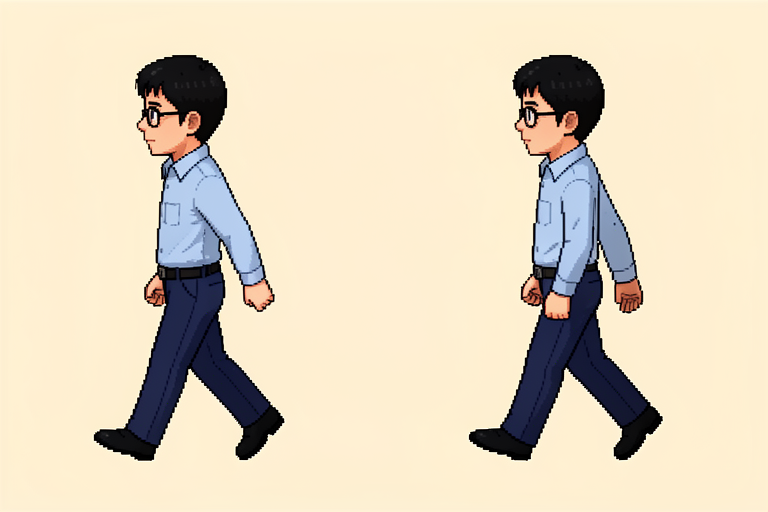
#> input picture materials/analyst-walk.png, 768 x 512 px, given in place of ny-hero-down-left-support-v6.png, which was not available
$ python assemble-hero-v6.py
#> lines starting #> are read from the running program, lines starting #| are printed output that depends on the picture; after the words box and inside, x2 and y2 are one past the last pixel; in counts of white or black regions, pixels touching at a corner belong together; pictures that were not available may be replaced by others from this repository, and a replacement may not be noted
#> `atlas = Image.new("RGBA", (768, 1024))`: atlas: PIL image 768x1024 RGBA; every value is 0
#> in frame, source is the input picture: PIL image 768x512 RGB; mean R, G, B 225.2, 212.8, 190.6
from collections import deque
from pathlib import Path
import hashlib
import json

import numpy as np
from PIL import Image, ImageFilter


ROOT = Path(__file__).resolve().parents[1]
MATERIALS = ROOT / "materials"
OUT = ROOT / "public" / "art"
OUT.mkdir(parents=True, exist_ok=True)


def remove_connected_cream(image: Image.Image) -> Image.Image:
    image = image.convert("RGBA")
    pixels = np.array(image)
    rgb = pixels[:, :, :3].astype(int)
    spread = rgb.max(2) - rgb.min(2)
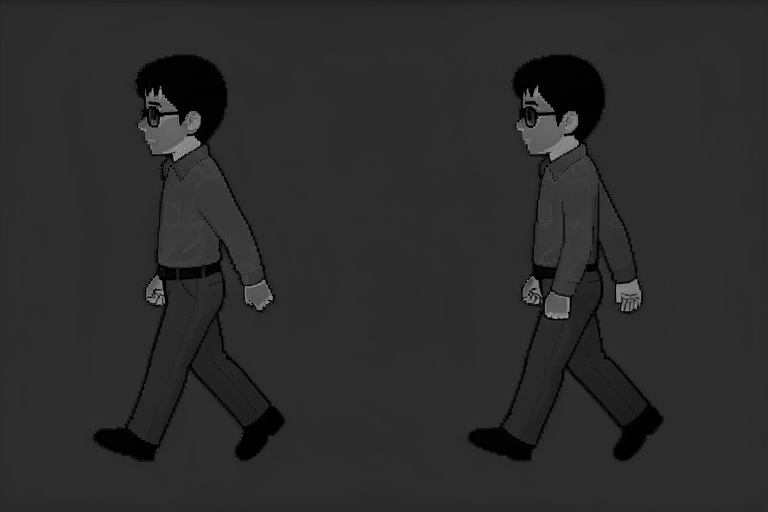
#> spread: shape (512, 768) int64; min 0, max 172, mean 43.5
    cream = (rgb.min(2) > 170) & (spread < 70)
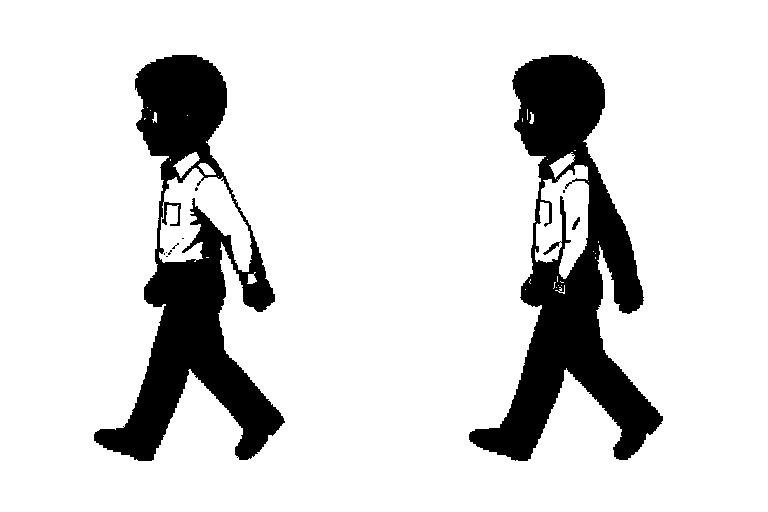
#> cream: shape (512, 768) bool; 85.6% white; 11 black regions (8 under 20 px), largest, box (x1, y1, x2, y2) and area: (469, 55, 663, 461) 28976, (94, 55, 285, 461) 27364, (572, 217, 580, 230) 48
    height, width = cream.shape
#> height = 512; width = 768
    seen = np.zeros((height, width), dtype=bool)
    queue: deque[tuple[int, int]] = deque()

    for x in range(width):
        for y in (0, height - 1):
            if cream[y, x] and not seen[y, x]:
                seen[y, x] = True
                queue.append((x, y))
#> seen: shape (512, 768) bool; 0.39% white in thin lines or dots
    for y in range(height):
        for x in (0, width - 1):
            if cream[y, x] and not seen[y, x]:
                seen[y, x] = True
                queue.append((x, y))
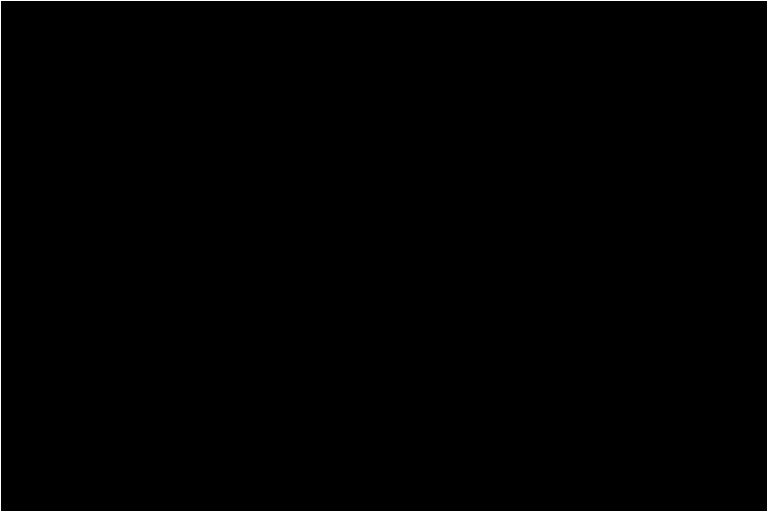
#> seen: shape (512, 768) bool; 0.65% white in thin lines or dots

    while queue:
        x, y = queue.popleft()
        for nx, ny in ((x - 1, y), (x + 1, y), (x, y - 1), (x, y + 1)):
            if 0 <= nx < width and 0 <= ny < height and cream[ny, nx] and not seen[ny, nx]:
                seen[ny, nx] = True
                queue.append((nx, ny))
#> seen: shape (512, 768) bool; 83.1% white; 2 black regions, box (x1, y1, x2, y2) and area: (469, 55, 663, 461) 33260, (94, 55, 285, 461) 33070

    pixels[seen, 3] = 0
    # Generated asset sheets can enclose patches of the same cream backdrop
    # between chair legs or inside a furniture ring. Remove that chroma family
    # everywhere while retaining neutral white papers and screens.
    cream_chroma = (
        (rgb[:, :, 0] > 225)
        & (rgb[:, :, 1] > 215)
        & (rgb[:, :, 2] > 195)
        & ((rgb[:, :, 0] - rgb[:, :, 2]) > 15)
        & ((rgb[:, :, 1] - rgb[:, :, 2]) > 8)
    )
#> cream_chroma: shape (512, 768) bool; 82.9% white; 3 black regions (1 under 20 px), largest, box (x1, y1, x2, y2) and area: (469, 55, 663, 461) 33708, (93, 55, 285, 462) 33543
    pixels[cream_chroma, 3] = 0
#> pixels: shape (512, 768, 4); mean R, G, B, A 225.2, 212.8, 190.6, 43
    image = Image.fromarray(pixels)
    image.putalpha(image.getchannel("A").filter(ImageFilter.MinFilter(3)))
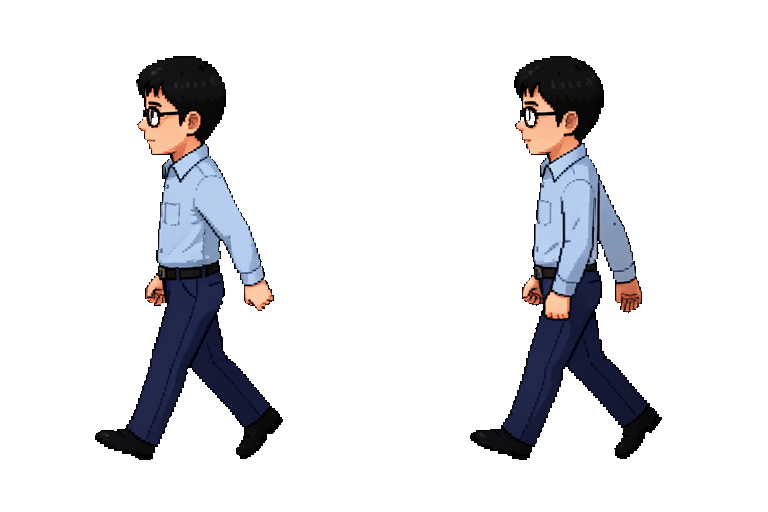
#> image: PIL image 768x512 RGBA; mean R, G, B, A 225.2, 212.8, 190.6, 40.5; transparent parts drawn white
    bounds = image.getbbox()
#> bounds = (95, 56, 662, 460)
    if not bounds:
        raise RuntimeError("Generated frame has no foreground after background removal")
    return image.crop(bounds)


def frame(source_id: str, mirror: bool = False) -> tuple[Image.Image, dict]:
    source_path = MATERIALS / f"{source_id}.png"
    meta_path = MATERIALS / f"{source_id}.json"
    source = Image.open(source_path)
    source_bytes = source.tobytes()
    visible = remove_connected_cream(source)
    scale = 216 / visible.height
#> scale = 0.535
    visible = visible.resize((round(visible.width * scale), 216), Image.Resampling.LANCZOS)
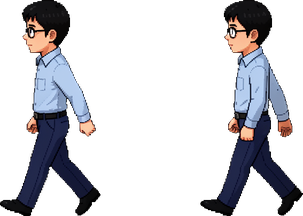
#> visible: PIL image 303x216 RGBA; mean R, G, B, A 23, 22.8, 27.5, 69.5; transparent parts drawn white
    operations = ["remove-connected-background", "scale-uniform", "align-head-and-foot"]
    if mirror:
        visible = visible.transpose(Image.Transpose.FLIP_LEFT_RIGHT)
        operations.append("mirror-full-frame")

    alpha = np.array(visible)[:, :, 3]
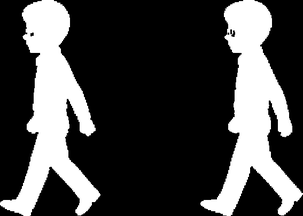
#> alpha: shape (216, 303); min 0, max 255, mean 69.5
    ys, xs = np.where(alpha[:54] > 128)
#> ys = 4114 values from 0 to 53; xs = 4114 values, max 271 at index 1449, min 22 at index 889, mean 146.1
    head_x = (int(xs.min()) + int(xs.max())) / 2 if len(xs) else visible.width / 2
#> head_x = 146.5
    cell = Image.new("RGBA", (256, 256))
#> cell: PIL image 256x256 RGBA; every value is 0
    cell.alpha_composite(visible, (round(128 - head_x), 32))
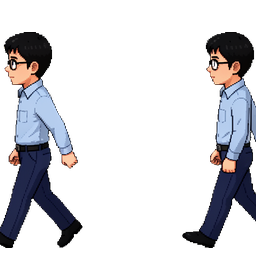
#> cell: PIL image 256x256 RGBA; mean R, G, B, A 21.4, 21.4, 25.6, 63.2; transparent parts drawn white
#> (the run stopped early here; a loop or call above may not have finished)

$ run again, on materials/hero-back-v3.png
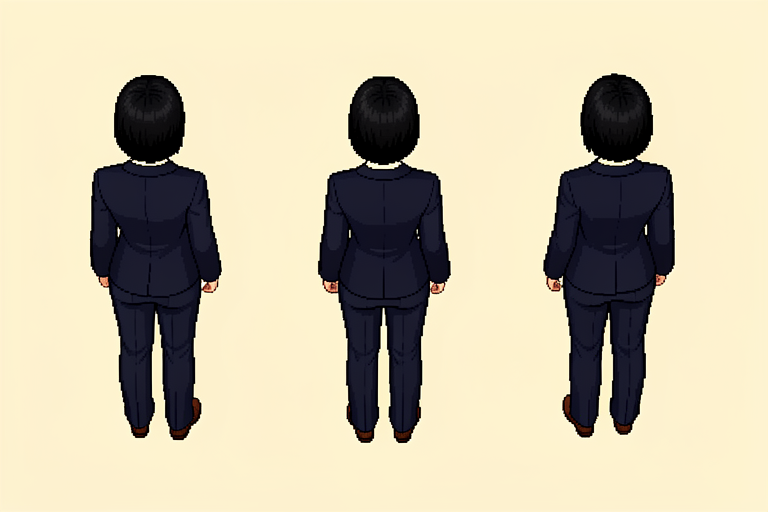
#> input picture materials/hero-back-v3.png, 768 x 512 px, given in place of ny-hero-down-left-support-v6.png, which was not available
#> atlas: PIL image 768x1024 RGBA; every value is 0
#> in frame, source is the input picture: PIL image 768x512 RGB; mean R, G, B 200.3, 191.4, 167.1
#> in remove_connected_cream, `cream = (rgb.min(2) > 170) & (spread < 70)`:
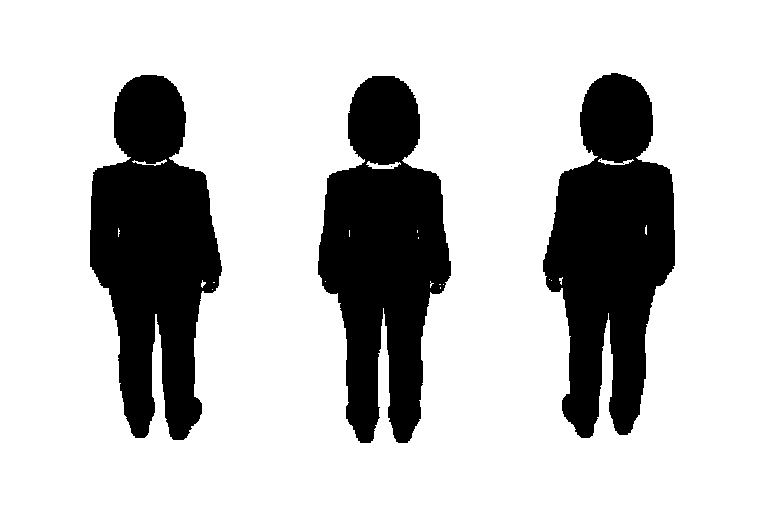
#> cream: shape (512, 768) bool; 76.9% white; 5 black regions (2 under 20 px), largest, box (x1, y1, x2, y2) and area: (90, 75, 222, 440) 30418, (318, 76, 451, 443) 30331, (543, 73, 675, 438) 30204
#> cream_chroma: shape (512, 768) bool; 76.6% white; 9 black regions (5 under 20 px), largest, box (x1, y1, x2, y2) and area: (89, 75, 222, 441) 30759, (317, 76, 451, 443) 30648, (543, 73, 675, 438) 30455, (156, 326, 158, 341) 20
#> bounds = (91, 74, 674, 442)
#> ys = 5224 values from 0 to 53; xs = 5224 values, max 331 at index 5223, min 14 at index 2040, mean 171.1
#> head_x = 172.5
#> in frame, `cell.alpha_composite(visible, (round(128 - head_x), 32))`:
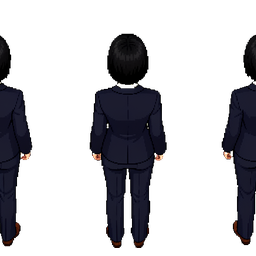
#> cell: PIL image 256x256 RGBA; mean R, G, B, A 6.1, 5.6, 9.3, 69.2; transparent parts drawn white
